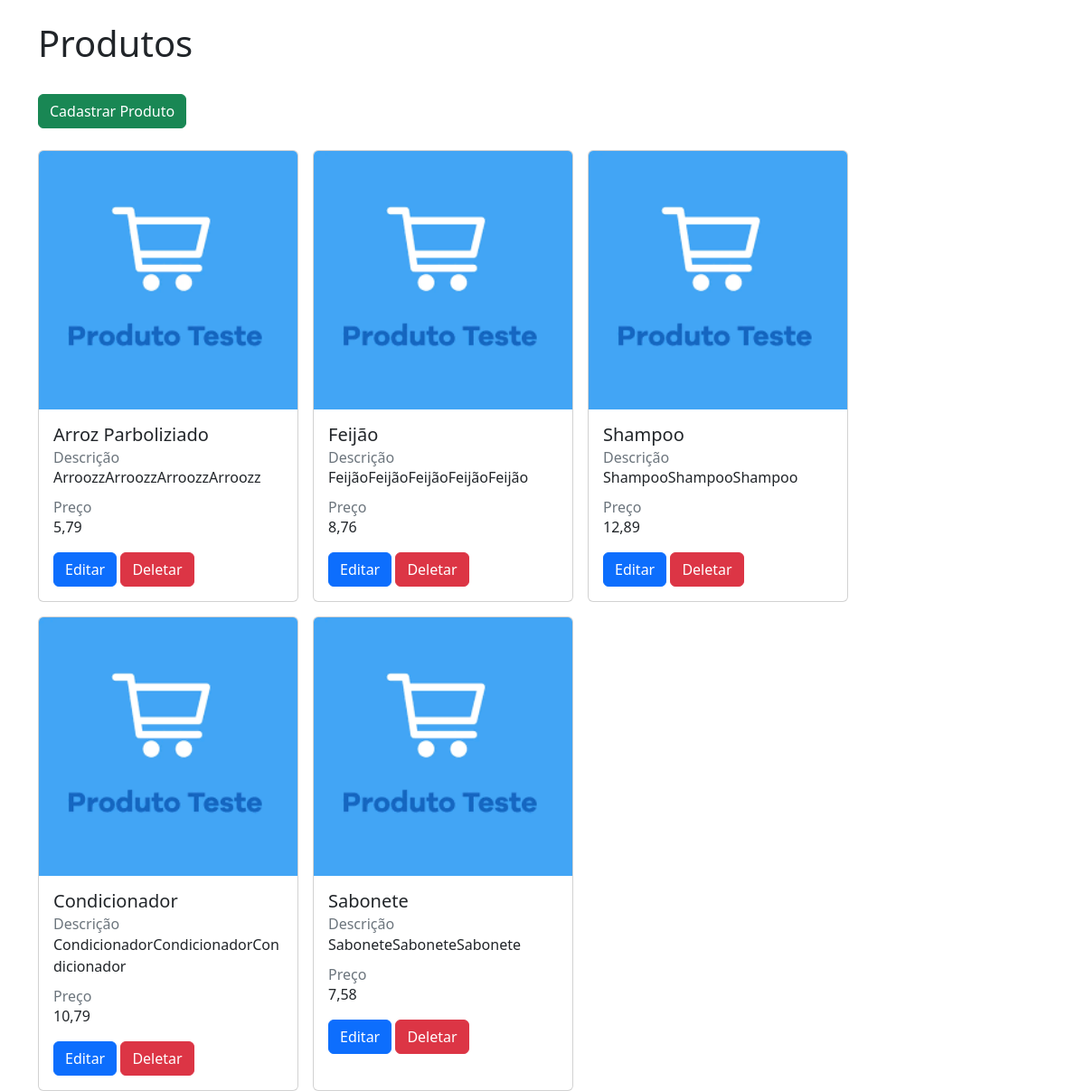
Page /produtos/ on the earlier database version.
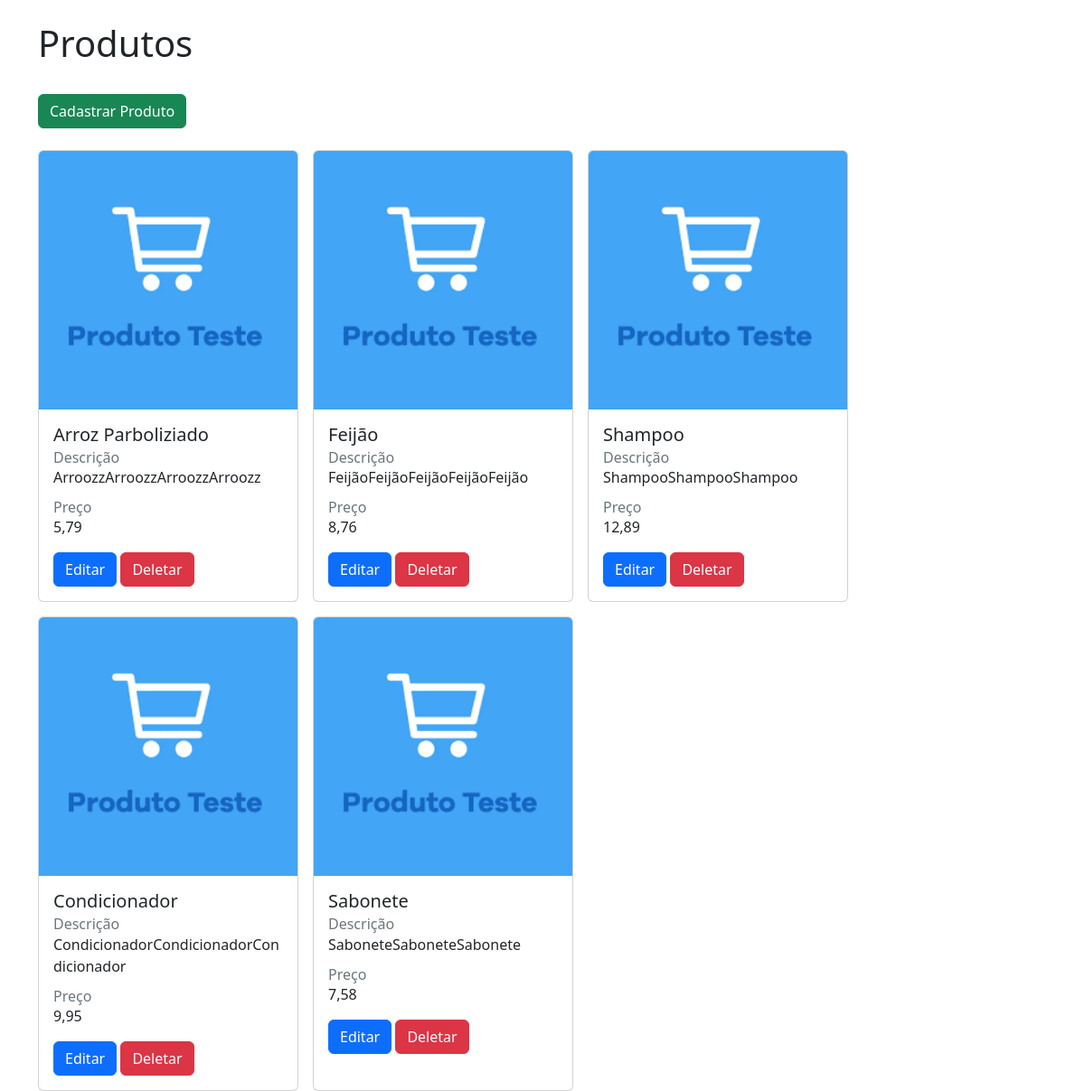
Same page on the later database version.
### crm/models.py (models this page shows, shortened)
class Produto(models.Model):
    nome = models.CharField(max_length=50)
    descricao = models.TextField()
    preco = models.DecimalField(max_digits=10, decimal_places=2)
    qtd_estoque = models.IntegerField()
    ativo = models.BooleanField()
    data_criacao = models.DateTimeField(auto_now_add=True)
    data_atualizacao = models.DateTimeField(auto_now=True)

### crm/views.py (the view)
# urls.py: path('', views.view_produtos, name="view_produtos"),
def view_produtos(request):
    if request.method == 'GET':
        produtos = Produto.objects.all()
        return render(request, 'view_produtos.html', {'produtos': produtos})

### crm/templates/view_produtos.html (shortened to what this page needs)
{% extends "base.html" %}
{% load static %}
{% block 'body' %}
    <div class="container">
        <br>
        <h1>Produtos</h1>
        <br>
        <a href="{% url "cadastro_produto" %}" class="btn btn-success">Cadastrar Produto</a>
        <br>
        <br>
        <div class="d-flex flex-wrap gap-3">
            {% for produto in produtos %}
                <div class="card" style="width: 18rem;">
                    <img src="{% static 'img/card-default.png' %}" class="card-img-top" alt="imagem de produto">
                    <div class="card-body">
                        <h5 class="card-title">{{produto.nome}}</h5>
                        <h6 class="card-subtitle text-muted">Descrição</h6>
                        <p class="card-text">{{produto.descricao}}</p>
                        <h6 class="card-subtitle text-muted">Preço</h6>
                        <p class="card-text">{{produto.preco}}</p>
                        <a href="{% url "editar_produto" produto.id %}" class="btn btn-primary">Editar</a>
                        <a href="{% url "deletar_produto" produto.id %}" class="btn btn-danger">Deletar</a>
                    </div>
                </div>
            {% endfor %}
        </div>
    </div>
{% endblock 'body' %}

Differences in the rows shown:
changed Produto "Condicionador": preco "10,79" → "9,95"
